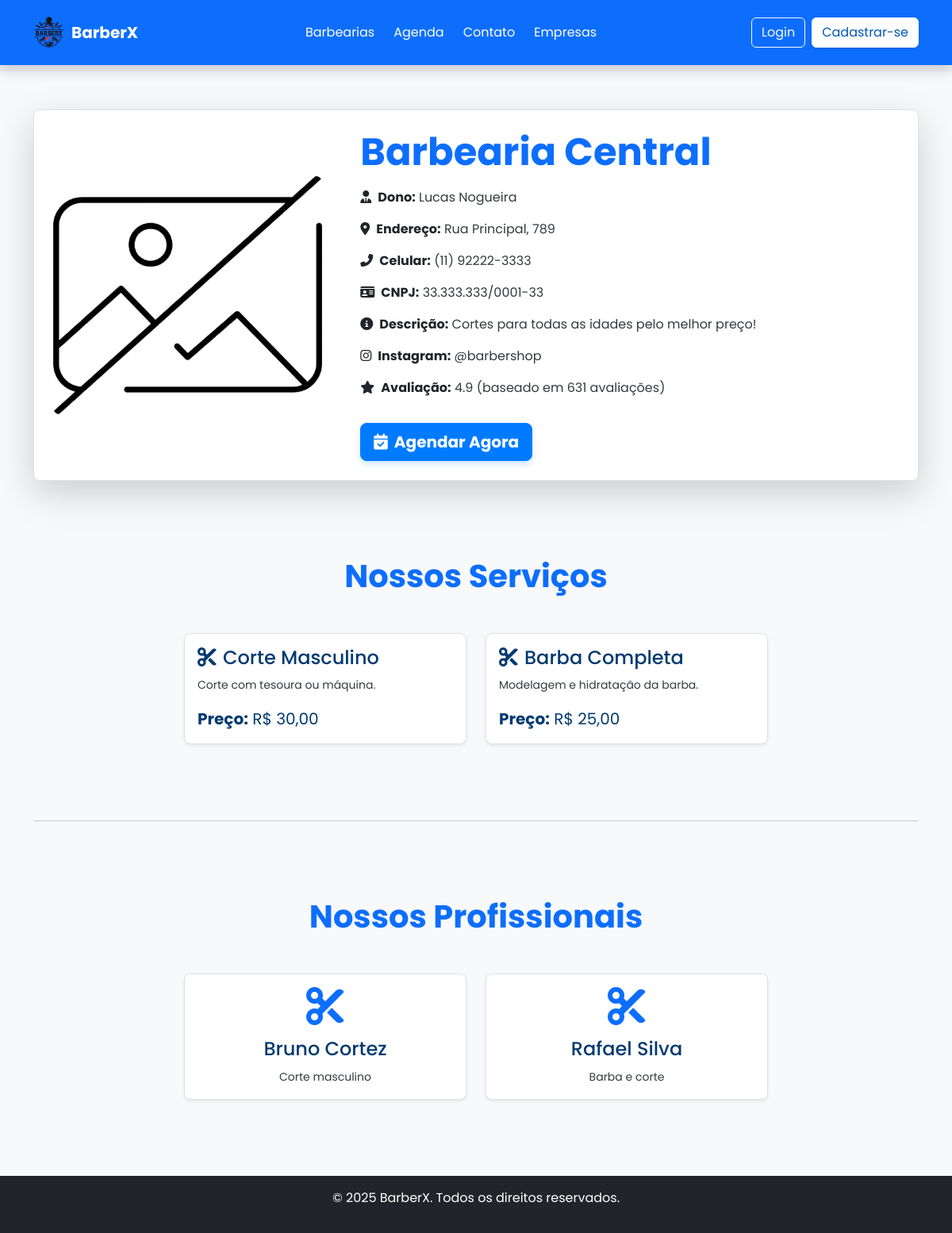
Screenshot of /barbearia?id=1 with the database file from the repository.
### tables this page shows
CREATE TABLE barbearia (
    id INT AUTO_INCREMENT PRIMARY KEY,
    nome VARCHAR(100) NOT NULL,
    cnpj VARCHAR(18) UNIQUE,
    telefone VARCHAR(20) UNIQUE,
    email VARCHAR(100) UNIQUE,
    endereco TEXT,
    dono_id INT,
    data_cadastro TIMESTAMP DEFAULT CURRENT_TIMESTAMP,
    imagem VARCHAR(255),
    FOREIGN KEY (dono_id) REFERENCES dono(id) ON DELETE CASCADE
);

CREATE TABLE dono (
    id INT AUTO_INCREMENT PRIMARY KEY,
    nome VARCHAR(100) NOT NULL,
    telefone VARCHAR(20) UNIQUE,
    email VARCHAR(100) UNIQUE,
    senha VARCHAR(255) NOT NULL,
    data_cadastro TIMESTAMP DEFAULT CURRENT_TIMESTAMP
);

CREATE TABLE servico (
    id INT AUTO_INCREMENT PRIMARY KEY,
    nome VARCHAR(100) NOT NULL,
    descricao TEXT,
    preco DECIMAL(10, 2),
    duracao_minutos INT,
    barbearia_id INT NOT NULL,
    FOREIGN KEY (barbearia_id) REFERENCES barbearia(id) ON DELETE CASCADE
);

CREATE TABLE profissional (
    id INT AUTO_INCREMENT PRIMARY KEY,
    nome VARCHAR(100) NOT NULL,
    telefone VARCHAR(20) UNIQUE,
    email VARCHAR(100) UNIQUE,
    especialidade VARCHAR(100),
    barbearia_id INT NOT NULL,
    FOREIGN KEY (barbearia_id) REFERENCES barbearia(id) ON DELETE CASCADE
);

### Controllers/barbeariaController.class.php (called while the page is built, shortened)
<?php
class barbeariaController
{
    private $param;
    public function __construct()
    {
        $this->param = Conexao::getInstancia();
    }
    public function detalhar()
    {
        $barbearia_id = $_GET['id'];
        $barbeariaDAO = new BarbeariaDAO($this->param);
        $retornoBarbearia = $barbeariaDAO->buscar_uma_barbearia($barbearia_id);
        $servicoDAO = new ServicoDAO($this->param);
        $retornoServico = $servicoDAO->buscar_servicos_por_barbearia($barbearia_id);
        $profissionalDAO = new ProfissionalDAO($this->param);
        $retornoProfissional = $profissionalDAO->buscar_profissionais_por_barbearia($barbearia_id);
        require_once "Views/layout/header.php";
        require_once "Views/visualizar_barbearia.php";
        require_once "Views/layout/footer.php";
    }
}

### index.php (called while the page is built, shortened)
<?php
	require_once "rotas.php";
	$uri = parse_url($_SERVER["REQUEST_URI"])["path"];
	$uri = substr($uri, strpos($uri,'/',1));
	$route->verificar_rota($_SERVER["REQUEST_METHOD"],$uri);
?>

### Models/Conexao.class.php (called while the page is built, shortened)
<?php
	class Conexao
	{
		private static $conexao;
		public static function getInstancia()
		{
		if(empty(self::$conexao))
		{
			$parametros = "mysql:host=localhost;dbname=barberx;charset=utf8mb4";
			try
			{
				self::$conexao = new PDO($parametros, "root", "", [
					PDO::ATTR_ERRMODE => PDO::ERRMODE_EXCEPTION
				]);
			}
			catch(PDOException $e)
			{
				echo "Problema na conexão";
				die();
			}
		}
		return self::$conexao;
	}
}
?>

### Models/BarbeariaDAO.class.php (called while the page is built, shortened)
<?php
class BarbeariaDAO
{
    public function buscar_uma_barbearia($barbearia_id)
    {
        $sql = "SELECT
        b.*,
        b.nome as nome_barbearia,
        d.id AS dono_id,
        d.nome AS nome_dono,
        d.telefone AS telefone_dono,
        d.email AS email_dono
        FROM barbearia b
        JOIN dono d ON b.dono_id = d.id
        WHERE b.id = ?";
        $stm = $this->db->prepare($sql);
        $stm->bindValue(1, $barbearia_id);
        $stm->execute();
        return $stm->fetch(PDO::FETCH_OBJ);
    }
}

### Models/ServicoDAO.class.php (called while the page is built, shortened)
<?php
class ServicoDAO
{
    public function buscar_servicos_por_barbearia($barbearia_id)
    {
        $sql = "SELECT * FROM servico s WHERE s.barbearia_id = ?";
        try {
            $stm = $this->db->prepare($sql);
            $stm->bindValue(1, $barbearia_id);
            $stm->execute();
            return $stm->fetchAll(PDO::FETCH_OBJ);
        } catch (PDOException $e) {
            $this->db = null;
            die("Erro ao buscar servico: " . $e->getMessage());
        }
    }
}

### Models/ProfissionalDAO.class.php (called while the page is built, shortened)
<?php
class ProfissionalDAO
{
    public function buscar_profissionais_por_barbearia($barbearia_id)
    {
        $sql = "SELECT *FROM profissional p WHERE p.barbearia_id = ?";
        try {
            $stm = $this->db->prepare($sql);
            $stm->bindValue(1, $barbearia_id);
            $stm->execute();
            return $stm->fetchAll(PDO::FETCH_OBJ);
        } catch (PDOException $e) {
            $this->db = null;
            die("Erro ao buscar profissionais por barbearia: " . $e->getMessage());
        }
    }
}

### Views/visualizar_barbearia.php (the view)
<main class="bg-light text-dark-emphasis py-5">
    <div class="container">
        <section class="barbearia-details card bg-white shadow-lg border rounded-3 p-4 mb-5 animate__animated animate__fadeIn">
            <div class="row align-items-center">
                <div class="col-md-4 text-center mb-4 mb-md-0">
                    <?php
                    $barberImageUrl = isset($retornoBarbearia->imagem) ? $retornoBarbearia->imagem : '';
                    if (empty($barberImageUrl) || !is_string($barberImageUrl) || (!str_contains($barberImageUrl, '.png') && !str_contains($barberImageUrl, '.jpg') && !str_contains($barberImageUrl, '.jpeg') && !str_contains($barberImageUrl, '.gif') && !str_contains($barberImageUrl, 'assets/'))) {
                        $barberImageUrl = 'assets/img/noimage.png';
                    }
                    ?>
                    <img src="<?= htmlspecialchars($barberImageUrl) ?>"
                        alt="Imagem da Barbearia <?= htmlspecialchars($retornoBarbearia->nome) ?>"
                        class="img-fluid rounded-3 me-3"
                        style="max-height: 300px; object-fit: cover; width: 100%;">
                </div>
                <div class="col-md-7 ms-4">
                    <h2 class="display-5 fw-bold mb-3 text-primary animate__animated animate__fadeInDown"><?= htmlspecialchars($retornoBarbearia->nome) ?></h2>
                    <p class="text-dark-gray"><strong class="text-dark"><i class="fas fa-user-tie me-2"></i>Dono:</strong> <?= htmlspecialchars($retornoBarbearia->nome_dono) ?></p>
                    <p class="text-dark-gray"><strong class="text-dark"><i class="fas fa-map-marker-alt me-2"></i>Endereço:</strong> <?= htmlspecialchars($retornoBarbearia->endereco) ?></p>
                    <p class="text-dark-gray"><strong class="text-dark"><i class="fas fa-phone-alt me-2"></i>Celular:</strong> <?= htmlspecialchars($retornoBarbearia->telefone) ?></p>
                    <p class="text-dark-gray"><strong class="text-dark"><i class="fas fa-id-card me-2"></i>CNPJ:</strong> <?= htmlspecialchars($retornoBarbearia->cnpj) ?></p>
                    <p class="text-dark-gray"><strong class="text-dark"><i class="fas fa-info-circle me-2"></i>Descrição:</strong> Cortes para todas as idades pelo melhor preço! </p>
                    <p class="text-dark-gray"><strong class="text-dark"><i class="fab fa-instagram me-2"></i>Instagram:</strong> @barbershop </p>
                    <p class="text-dark-gray"><strong class="text-dark"><i class="fas fa-star me-2"></i>Avaliação:</strong> 4.9 (baseado em 631 avaliações) </p>
                    <a href="/barberx/agendar?id=<?= $retornoBarbearia->id ?>" class="btn btn-primary btn-lg mt-3 fw-bold">
                        <i class="fas fa-calendar-check me-2"></i>Agendar Agora
                    </a>
                </div>
            </div>
        </section>
        <section class="servicos-section py-5">
            <h3 class="text-center display-6 fw-bold mb-5 text-primary">Nossos Serviços</h3>
            <div class="row justify-content-center g-4">
                <?php if (!empty($retornoServico)): ?>
                    <?php foreach ($retornoServico as $rs): ?>
                        <div class="col-12 col-md-6 col-lg-4">
                            <div class="card h-100 bg-white shadow-sm border rounded-3 p-3 animate__animated animate__fadeInUp">
                                <h4 class="card-title text-dark-blue mb-2"><i class="fas fa-scissors me-2"></i><?= htmlspecialchars($rs->nome) ?></h4>
                                <p class="card-text text-dark-gray"><small><?= htmlspecialchars($rs->descricao) ?></small></p>
                                <p class="card-text text-dark-blue fs-5 mt-auto"><strong>Preço:</strong> R$ <?= number_format($rs->preco, 2, ',', '.') ?></p>
                            </div>
                        </div>
                    <?php endforeach; ?>
                <?php else: ?>
                    <p class="text-center text-dark-gray">Nenhum serviço cadastrado para esta barbearia ainda.</p>
                <?php endif; ?>
            </div>
        </section>
        <hr class="my-5 text-dark-gray opacity-25">
        <section class="profissionais-section py-5">
            <h3 class="text-center display-6 fw-bold mb-5 text-primary">Nossos Profissionais</h3>
            <div class="row justify-content-center g-4">
                <?php if (!empty($retornoProfissional)): ?>
                    <?php foreach ($retornoProfissional as $rp): ?>
                        <div class="col-12 col-md-6 col-lg-4">
                            <div class="card h-100 bg-white shadow-sm border rounded-3 p-3 text-center animate__animated animate__fadeInUp">
                                <i class="fas fa-cut fa-3x text-primary mb-3"></i>
                                <h4 class="card-title text-dark-blue mb-2"><?= htmlspecialchars($rp->nome) ?></h4>
                                <p class="card-text text-dark-gray"><small><?= htmlspecialchars($rp->especialidade) ?></small></p>
                            </div>
                        </div>
                    <?php endforeach; ?>
                <?php else: ?>
                    <p class="text-center text-dark-gray">Nenhum profissional cadastrado para esta barbearia ainda.</p>
                <?php endif; ?>
            </div>
        </section>
    </div>
</main>

### rotas.php (shortened to what this page needs)
<?php
class rotas
{
	private array $rotas = array();
	public function get(string $nome, array $dados)
	{
		$this->rotas['GET'][$nome] = $dados;
	}
	public function post(string $nome, array $dados)
	{
		$this->rotas['POST'][$nome] = $dados;
	}
	public function verificar_rota(string $metodo, string $uri)
	{
		if (isset($this->rotas[$metodo][$uri])) {
			$dados_rota = $this->rotas[$metodo][$uri];
			$metodo = $dados_rota[1];
			$obj = new $classe();
			return $obj->$metodo();
		} else {
			echo "Rota Inválida";
		}
	}
}

### Views/layout/header.php (shortened to what this page needs)
<!DOCTYPE html>
<html lang="pt-BR">
<head>
    <link rel="stylesheet" href="/barberx/assets/bootstrap/css/bootstrap.min.css">
    <link rel="stylesheet" href="/barberx/assets/styles/style.css">
    <link rel="stylesheet" href="https://cdn.jsdelivr.net/npm/bootstrap-icons@1.10.5/font/bootstrap-icons.css">
    <link rel="stylesheet" href="https://cdnjs.cloudflare.com/ajax/libs/font-awesome/6.5.2/css/all.min.css" />
    <link rel="stylesheet" href="https://cdnjs.cloudflare.com/ajax/libs/animate.css/4.1.1/animate.min.css" />
    <link rel="stylesheet" href="../css/style.css">
</head>
<body>
    <header>
        <nav class="navbar navbar-expand-lg p-3 navbar-primary bg-primary text-white fixed-top shadow">
            <div class="container d-flex align-items-center justify-content-between">
                <?php if (isset($_SESSION['dono_id'])): ?>
                    <a class="navbar-brand d-flex align-items-center" href="/barberx/dashboard">
                        <img src="/barberx/assets/img/logo.png" alt="Logo BarberX" width="40" height="40" class="me-2">
                        <span class="text-white fw-bold">BarberX Dono</span>
                    </a>
                    <div class="d-flex gap-4">
                        <a class="nav-link text-white <?= $_SERVER['REQUEST_URI'] === '/barberx/dashboard' ? 'fw-bold' : '' ?>" href="/barberx/dashboard">Dashboard</a>
                        <a class="nav-link text-white <?= $_SERVER['REQUEST_URI'] === '/barberx/agenda_dono' ? 'fw-bold' : '' ?>" href="/barberx/agenda_dono">Agendamentos</a>
                        <a class="nav-link text-white <?= $_SERVER['REQUEST_URI'] === '/barberx/barbearias_dono' ? 'fw-bold' : '' ?>" href="/barberx/barbearias_dono">Minhas Barbearias</a>
                    </div>
                    <div class="dropdown">
                        <button class="btn text-white dropdown-toggle d-flex align-items-center" type="button" id="dropdownMenuDono" data-bs-toggle="dropdown" aria-expanded="false" aria-haspopup="true">
                            <span>Olá, <?= htmlspecialchars($_SESSION['dono_nome']) ?></span>
                            <i class="bi bi-person-circle fs-4 ms-2 me-1"></i>
                        </button>
                        <ul class="dropdown-menu dropdown-menu-end" aria-labelledby="dropdownMenuDono">
                            <li><a class="dropdown-item" href="/barberx/perfil_dono">Perfil</a></li>
                            <li><a class="dropdown-item" href="/barberx/logout">Sair</a></li>
                        </ul>
                    </div>
                <?php else: ?>
                    <a class="navbar-brand d-flex align-items-center" href="/barberx">
                        <img src="/barberx/assets/img/logo.png" alt="Logo BarberX" width="40" height="40" class="me-2">
                        <span class="text-white fw-bold">BarberX</span>
                    </a>
                    <div class="d-flex gap-4">
                        <a class="nav-link text-white <?= $_SERVER['REQUEST_URI'] === '/barberx/barbearias' ? 'fw-bold' : '' ?>" href="/barberx/barbearias">Barbearias</a>
                        <a class="nav-link text-white <?= $_SERVER['REQUEST_URI'] === '/barberx/agenda' ? 'fw-bold' : '' ?>" href="/barberx/agenda">Agenda</a>
                        <a class="nav-link text-white <?= $_SERVER['REQUEST_URI'] === '/barberx/contato' ? 'fw-bold' : '' ?>" href="/barberx/contato">Contato</a>
                        <a class="nav-link text-white <?= $_SERVER['REQUEST_URI'] === '/barberx/empresas' ? 'fw-bold' : '' ?>" href="/barberx/empresas">Empresas</a>
                    </div>
                    <div class="d-flex align-items-center">
                        <?php if (isset($_SESSION['cliente_id'])): ?>
                            <div class="dropdown">
                                <button class="btn text-white dropdown-toggle d-flex align-items-center" type="button" id="dropdownMenuCliente" data-bs-toggle="dropdown" aria-expanded="false" aria-haspopup="true">
                                    <span>Olá, <?= htmlspecialchars($_SESSION['cliente_nome']) ?></span>
                                    <i class="bi bi-person-circle fs-4 ms-2 me-1"></i>
                                </button>
                                <ul class="dropdown-menu dropdown-menu-end" aria-labelledby="dropdownMenuCliente">
                                    <li><a class="dropdown-item" href="/barberx/perfil_cliente">Perfil</a></li>
                                    <li><a class="dropdown-item" href="/barberx/logout">Sair</a></li>
                                </ul>
                            </div>
                        <?php else: ?>
                            <a href="/barberx/logar_cliente" class="btn btn-outline-light me-2">Login</a>
                            <a href="/barberx/cadastrar_cliente" class="btn btn-light">Cadastrar-se</a>
                        <?php endif; ?>
                    </div>
                <?php endif; ?>
            </div>
        </nav>
    </header>
    <main>

### Views/layout/footer.php (shortened to what this page needs)
</main>
  <footer class="bg-dark text-white text-center py-3 mt-auto">
    <p>&copy; <?= date('Y') ?> BarberX. Todos os direitos reservados.</p>
  </footer>
</body>
</html>

### assets/styles/style.css (style rules this page uses)
html, body { height: 100%; margin: 0; padding: 0; padding-top: 90px; font-family: "Poppins", sans-serif; }
main { flex: 1; }
body { display: flex; flex-direction: column; min-height: auto; background-color: #f0f2f5; color: #343a40; }
body { font-family: 'Poppins', sans-serif; margin: 0; padding: 0; background-color: #f0f2f5; color: #212529; }
.btn-primary { background-color: #007bff; border-color: #007bff; color: #ffffff; transition: all 0.3s ease; box-shadow: 0 4px 8px rgba(0, 123, 255, 0.2); }
.btn-light { background-color: #ffffff; color: #0056b3; border-color: #ffffff; box-shadow: 0 2px 5px rgba(0,0,0,0.1); transition: all 0.3s ease; }
.text-dark-blue { color: #003a70 !important; }
.text-dark-gray { color: #343a40 !important; }

### rows the page displays
barbearia: nome "Barbearia Central", dono.nome "Lucas Nogueira", endereco "Rua Principal, 789", telefone "(11) 92222-3333", cnpj "33.333.333/0001-33"
servico: nome "Corte Masculino", descricao "Corte com tesoura ou máquina.", preco "30,00"
servico: nome "Barba Completa", descricao "Modelagem e hidratação da barba.", preco "25,00"
profissional: nome "Bruno Cortez", especialidade "Corte masculino"
profissional: nome "Rafael Silva", especialidade "Barba e corte"
